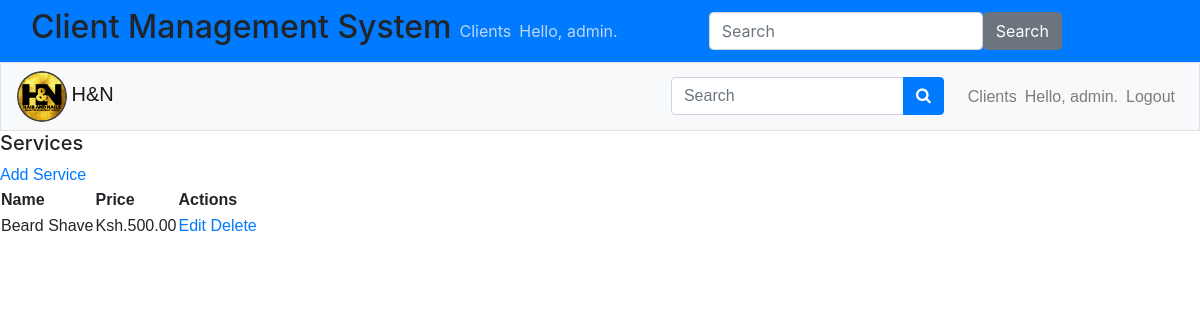
Before: /services/all/ (signed in) with the older database file.
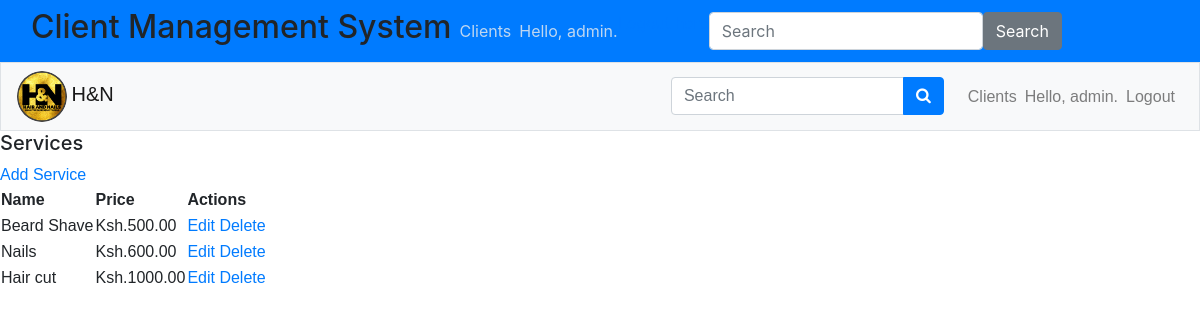
After: the same page with the newer database file.
### services/models.py (models this page shows, shortened)
class Service(models.Model):
    name = models.CharField(max_length=200)
    price = models.DecimalField(max_digits=10, decimal_places=2)
    description = models.TextField(blank=True, null=True)
    duration = models.DurationField(blank=True, null=True)

### services/views.py (the view)
# urls.py: path('all/', views.service_list, name='service_list'),
@login_required
def service_list(request):
    services = Service.objects.all()
    context = {'services': services}
    return render(request, 'services/service_list.html', context)

### services/templates/services/service_list.html (shortened to what this page needs)
<!DOCTYPE html>
<html>
<head>
    {% extends 'users/base.html' %}
{% block header %}
<h5>Services</h5>
{% endblock header %}
{% block content %}
    <a href="{% url 'services:add_service' %}">Add Service</a>
    <table>
        <thead>
            <tr>
                <th>Name</th>
                <th>Price</th>
                <th>Actions</th>
            </tr>
        </thead>
        <tbody>
            {% for service in services %}
                <tr>
                    <td>{{ service.name }}</td>
                    <td>Ksh.{{ service.price }}</td>
                    <td>
                        <a href="{% url 'services:edit_service' service.id %}">Edit</a>
                        <a href="{% url 'services:delete_service' service.id %}">Delete</a>
                    </td>
                </tr>
            {% endfor %}
        </tbody>
    </table>
{% endblock content %}

Changed rows visible on the page:
added Service: name "Nails", price "600.00"
added Service: name "Hair cut", price "1000.00"
